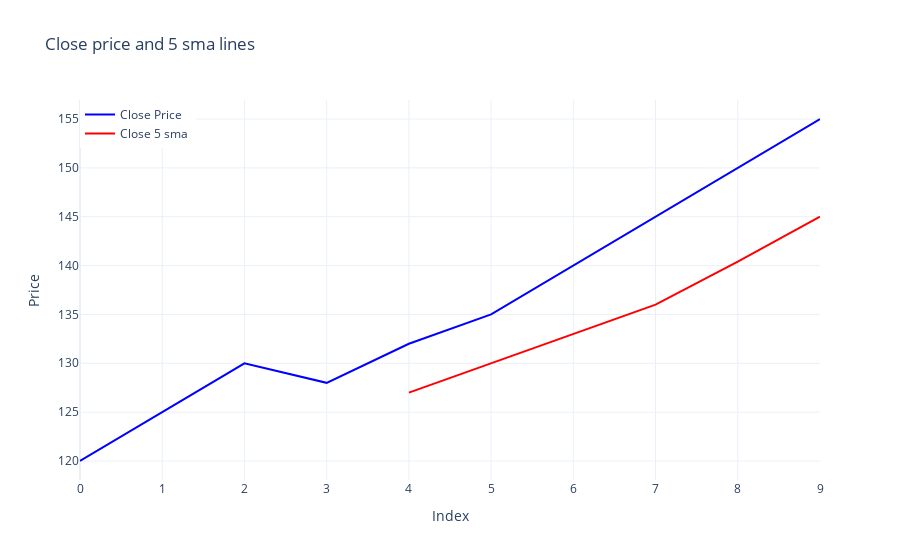

Notebook source saved alongside this figure:
### Code cell
import pandas as pd

import plotly.graph_objects as go

data=pd.DataFrame({
    'close':[120,125,130,128,132,135,140,145,150,155]
})

data['SMA_5']=data['close'].rolling(window=5).mean()

fig=go.Figure()
fig.add_trace(go.Scatter(x=data.index,y=data['close'],mode='lines',name='Close Price',line=dict(color='blue')))
fig.add_trace(go.Scatter(x=data.index,y=data['SMA_5'],mode='lines',name='Close 5 sma ',line=dict(color='red')))

fig.update_layout(title='Close price and 5 sma lines',
                    xaxis_title='Index',
                    yaxis_title='Price',
                    legend=dict(x=0,y=1,traceorder='normal'),
                    template='plotly_white'
                    )
fig.show()

### Figure 1 — Plotly figure (JSON) as saved in the notebook; plotly's stock layout.template omitted (floating-point values rounded to 4 significant figures)
{"data": [{"line": {"color": "blue"}, "mode": "lines", "name": "Close Price", "type": "scatter", "x": [0, 1, 2, 3, 4, 5, 6, 7, 8, 9], "y": [120, 125, 130, 128, 132, 135, 140, 145, 150, 155]}, {"line": {"color": "red"}, "mode": "lines", "name": "Close 5 sma ", "type": "scatter", "x": [0, 1, 2, 3, 4, 5, 6, 7, 8, 9], "y": [null, null, null, null, 127, 130, 133, 136, 140.4, 145]}], "layout": {"legend": {"traceorder": "normal", "x": 0, "y": 1}, "title": {"text": "Close price and 5 sma lines"}, "xaxis": {"title": {"text": "Index"}}, "yaxis": {"title": {"text": "Price"}}}}
